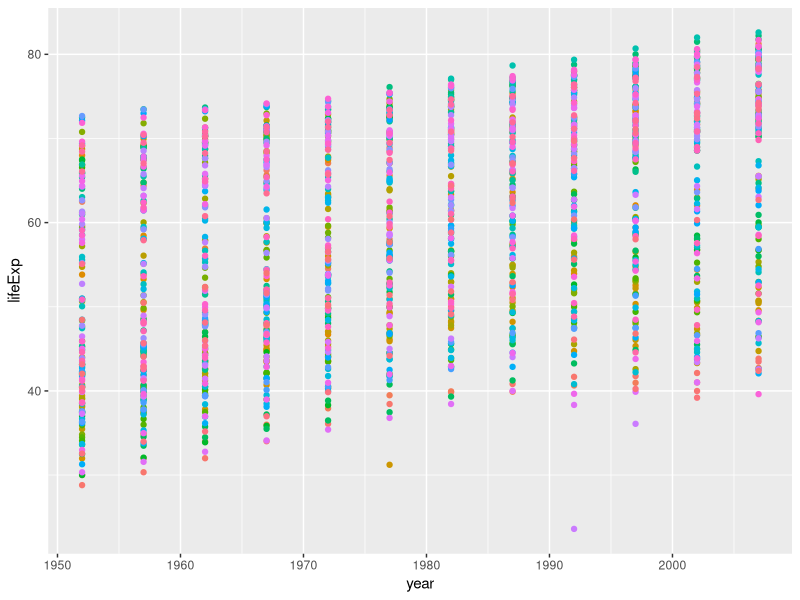
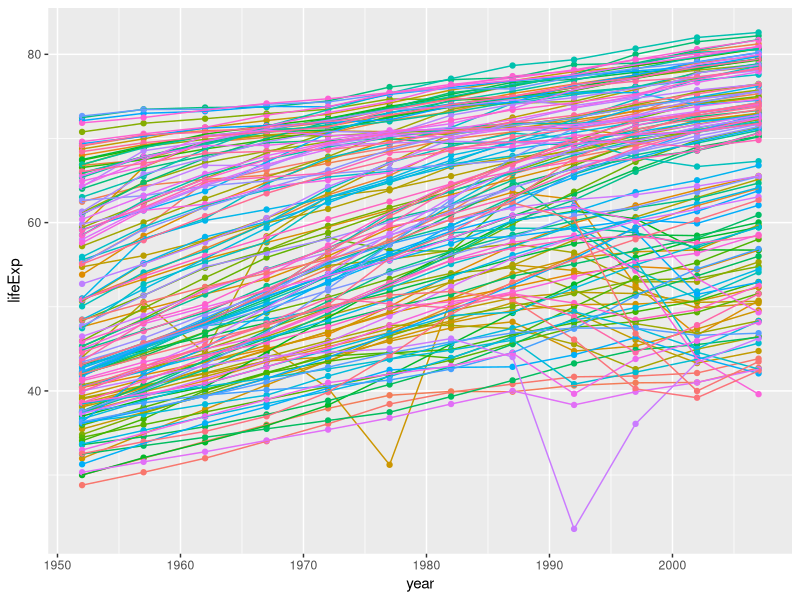
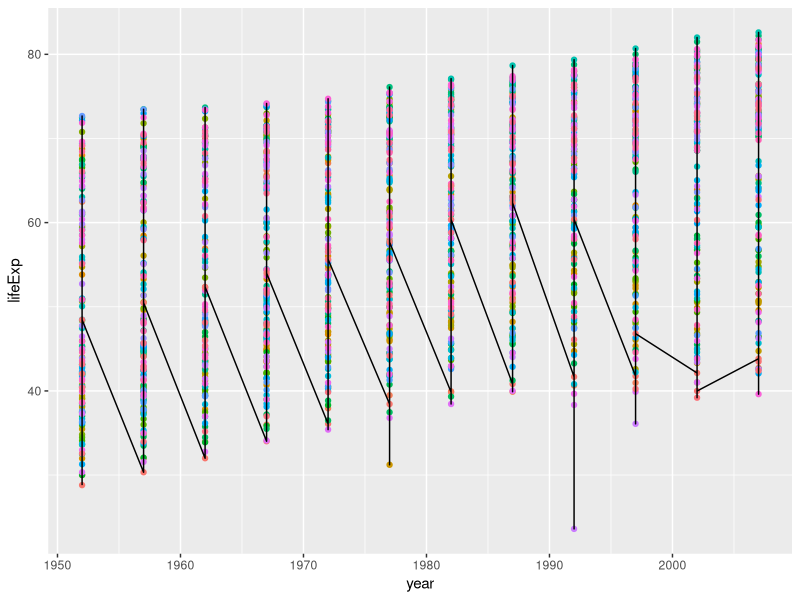
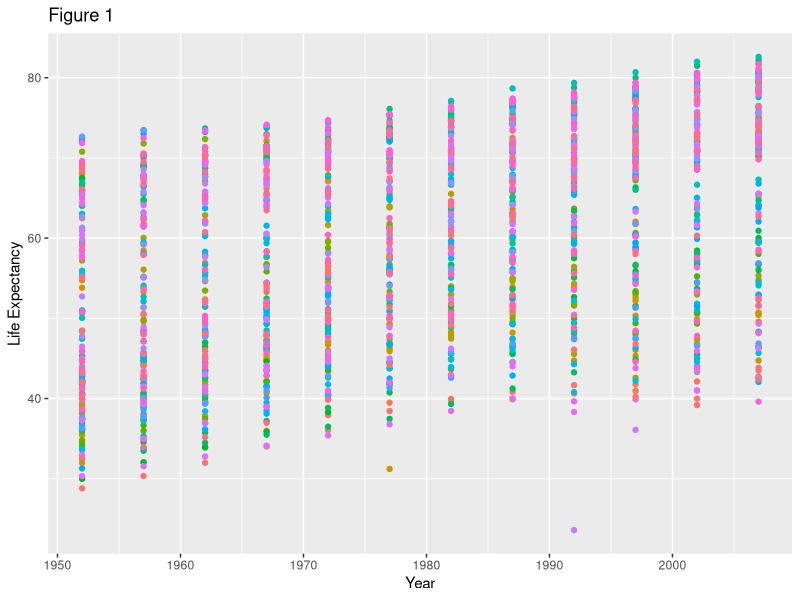
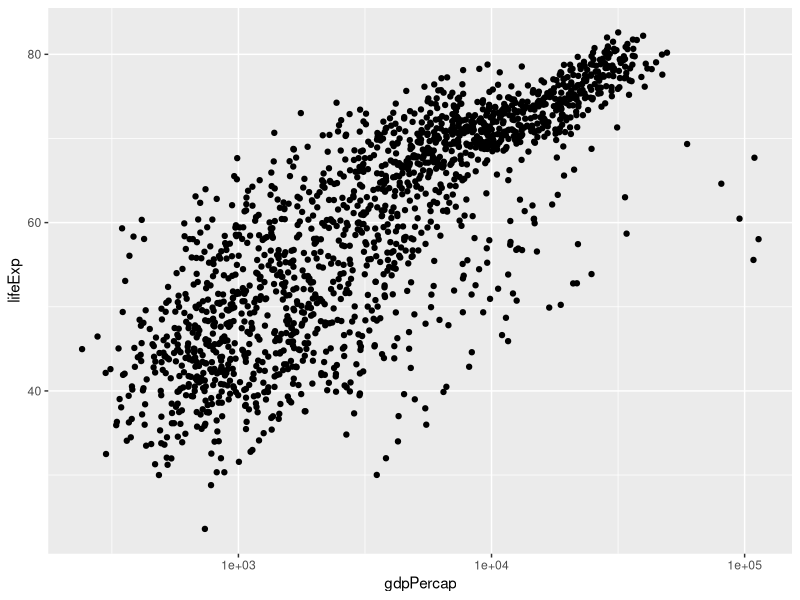
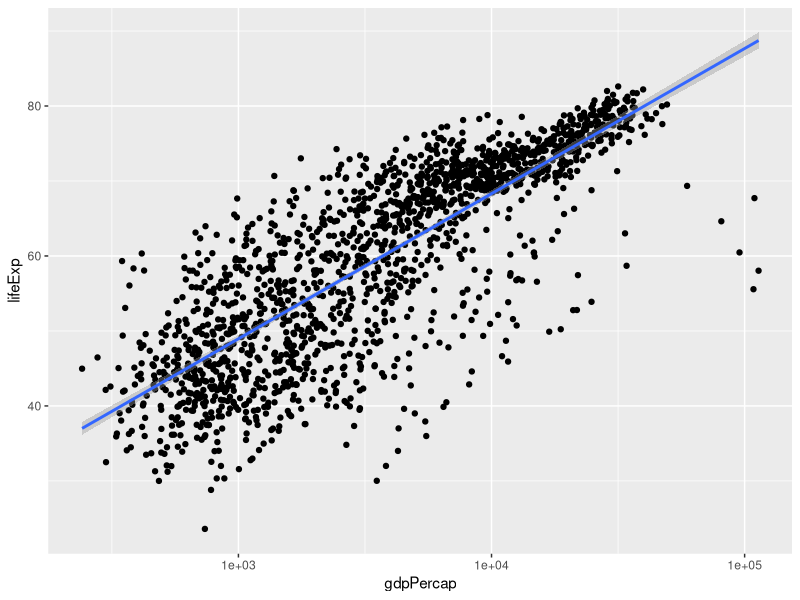
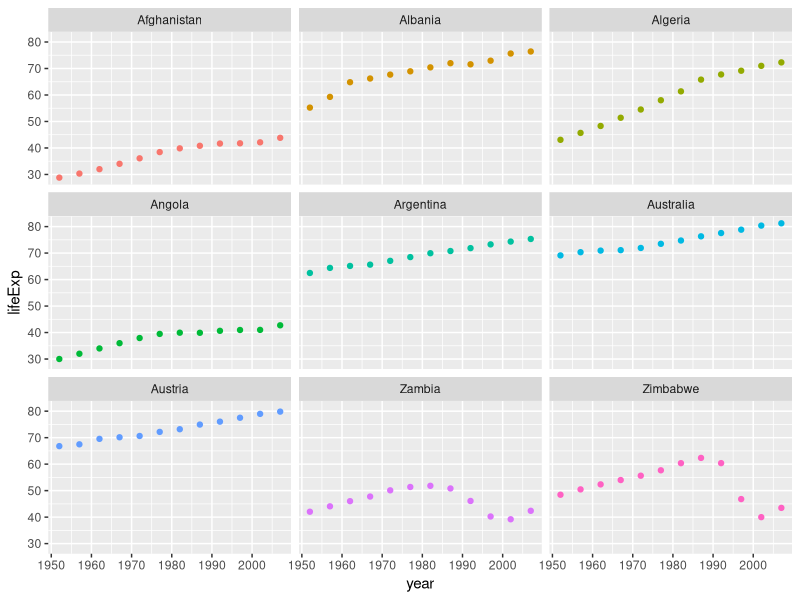

Write the R code that produced these figures, in order.
# Script for data visualtization portion of SWC lesson
# 11/12/2017

install.packages("ggplot2")
library("ggplot2")

gapminder <- read.table("../Data/gapminder.txt",header=TRUE)

ggplot(gapminder,aes(x=year,y=lifeExp,color=country)) + geom_point(show.legend=FALSE)

#adding layers

ggplot(gapminder,aes(x=year,y=lifeExp,color=country)) + 
       geom_point() +
       geom_line() +
       theme(legend.position = "none")

#All lines are black 

ggplot(gapminder,aes(x=year,y=lifeExp)) + 
  geom_point(aes(color=country)) +
  geom_line(color="black") +
  theme(legend.position = "none")

#Adding Text

ggplot(gapminder,aes(x=year,y=lifeExp,color=country)) + 
  geom_point() +
  theme(legend.position = "none") +
  labs(x='Year',       y='Life Expectancy',      title="Figure 1")


#Manipulate scales

ggplot(gapminder,aes(x=gdpPercap,y=lifeExp)) + 
       geom_point(show.legend=FALSE)+
       scale_x_log10()

#Show Correlation

ggplot(gapminder,aes(x=gdpPercap,y=lifeExp)) + 
       geom_point(show.legend=FALSE)+
       scale_x_log10()+
       geom_smooth(method="lm")

#Faceting the data
starts.with <- substr(gapminder$country,start=1,stop=1)
az.countries <- gapminder[starts.with %in% c("A","Z"),] 


ggplot(data=az.countries,aes(x=year,y=lifeExp,color=country)) + 
  geom_point() +
  facet_wrap(~country)+
  theme(legend.position = "none")
